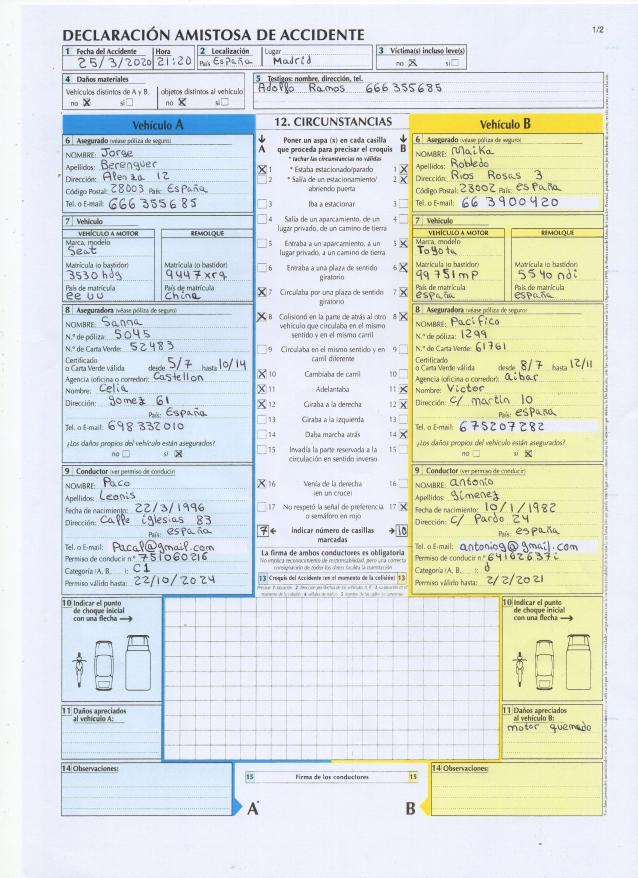
#> input picture ParteA.jpg, 2550 x 3509 px (shown at 1/4 size)
$ jupyter execute --allow-errors CAPSTONE_DRAFT.ipynb
#> lines starting #> are read from the running program, lines starting #| are printed output that depends on the picture; after the words box and inside, x2 and y2 are one past the last pixel; in counts of white or black regions, pixels touching at a corner belong together
## IMPORT LIBRARIES

[cell 1]
from sklearn.preprocessing import LabelBinarizer
import numpy as np
import pandas as pd
import os
import cv2
import imutils
import random
from PIL import Image
from tensorflow.keras.models import load_model
from sklearn.preprocessing import LabelBinarizer
from PIL import Image
import matplotlib.pyplot as plt

## FUNCTIONS

[cell 2]
# [137 lines left out: functions preprocess_image, sort_contours, get_numbers, get_letters, get_combined, not called in this run]

def get_word(letters):
    word = "".join(letters)
    return word

## MODEL FOR NUMBERS

[cell 3]
#CREATE TRAIN DATA
dir = "/Users/mac/Desktop/archive/Train"
train_data_num = []
img_size = 32
non_chars = ["#","$","@","&","A","B","C","D","E","F","G","H","I","J","K","L","M","N","O","P","Q","R","S","T","U","V","W","X","Y","Z"]

#> (the rest of this cell did not finish here and is left out)

##### SPLIT TRAIN/VAL

[cell 4]
train_X_num = []
train_Y_num = []
for features,label in train_data_num:
    train_X_num.append(features)
    train_Y_num.append(label)

val_X_num = []
val_Y_num = []
#> (the rest of this cell did not finish here and is left out)

## MODEL FOR CHARACTERS

[cell 5]
#CREATE TRAIN DATA
dir = "/Users/mac/Desktop/archive/Train"
train_data_char = []
img_size = 32
non_chars = ["#","$","@","&","1","2","3","4","5","6","7","8","9","_",":"]

#> (the rest of this cell did not finish here and is left out)

##### SPLIT TRAIN/VAL

[cell 6]
train_X_char = []
train_Y_char = []
for features,label in train_data_char:
    train_X_char.append(features)
    train_Y_char.append(label)

val_X_char = []
val_Y_char = []
#> (the rest of this cell did not finish here and is left out)

## COMBINE MODEL

[cell 7]
#CREATE TRAIN DATA
dir = "/Users/mac/Desktop/archive/Train"
train_data_combined = []
img_size = 32
non_chars = ["#","$","@"]

#> (the rest of this cell did not finish here and is left out)

##### SPLIT TRAIN/VAL

[cell 8]
train_X_combined = []
train_Y_combined = []
for features,label in train_data_combined:
    train_X_combined.append(features)
    train_Y_combined.append(label)

val_X_combined = []
val_Y_combined = []
#> (the rest of this cell did not finish here and is left out)

#### MODELS

#> (a cell that did not finish here is left out)

## FINAL OUTPUT

[cell 10]
imagen = cv2.imread('ParteA.jpg')
#> imagen is the input picture: shape (3509, 2550, 3); mean B, G, R 222.2, 226.7, 221.4
imagen = cv2.resize(imagen, (2550, 3509))
#ZONAS VEHICULO
hsv = cv2.cvtColor(imagen, cv2.COLOR_BGR2HSV)
#> hsv: shape (3509, 2550, 3); mean H, S, V 91.7, 31.8, 236
rango_amarillo_bajo = np.array([20, 100, 100])
rango_amarillo_alto = np.array([40, 255, 255])
rango_azul_bajo = np.array([90, 100, 100])
rango_azul_alto = np.array([120, 255, 255])
mascara_amarilla = cv2.inRange(hsv, rango_amarillo_bajo, rango_amarillo_alto)
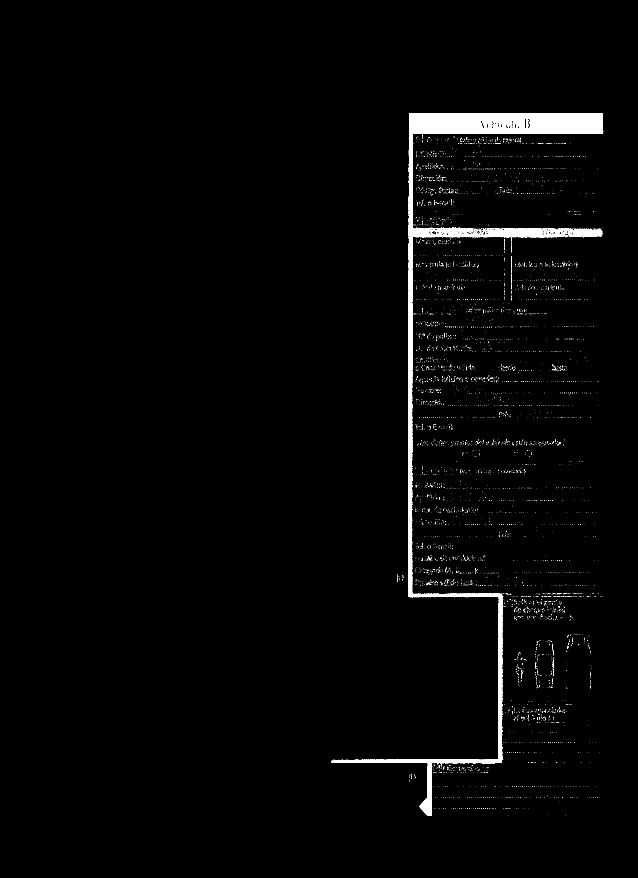
#> mascara_amarilla: shape (3509, 2550) (shown at 1/4 size); 1.6% white; 6463 white regions (6430 under 20 px), largest, box (x1, y1, x2, y2) and area: (1326, 454, 2413, 3263) 118662, (2017, 911, 2409, 966) 9114, (1891, 917, 2017, 946) 2225
mascara_azul = cv2.inRange(hsv, rango_azul_bajo, rango_azul_alto)
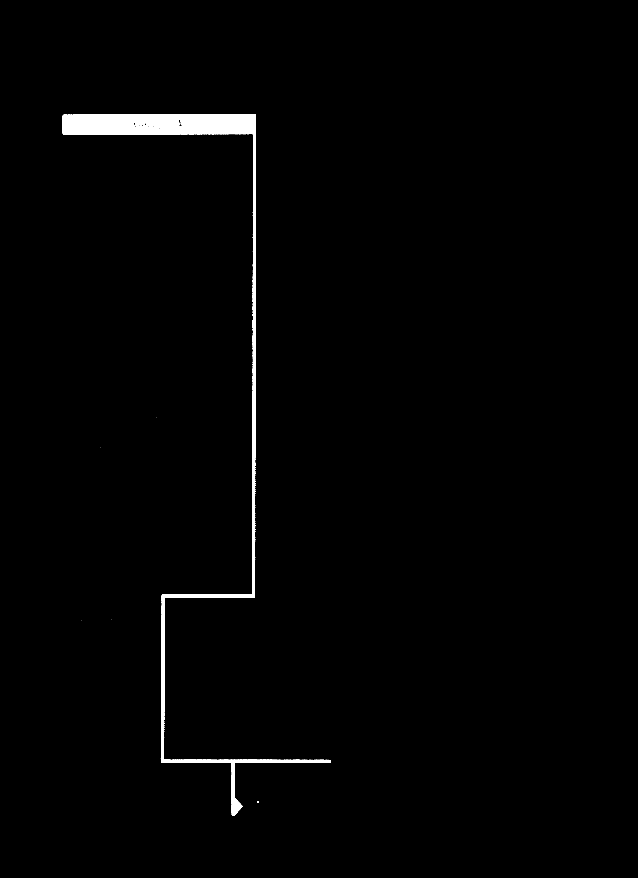
#> mascara_azul: shape (3509, 2550) (shown at 1/4 size); 1.2% white; 52 white regions (50 under 20 px), largest, box (x1, y1, x2, y2) and area: (251, 457, 1322, 3264) 103829, (1029, 3204, 1036, 3211) 37
kernel = np.ones((5, 5), np.uint8)
mascara_amarilla = cv2.morphologyEx(mascara_amarilla, cv2.MORPH_OPEN, kernel)
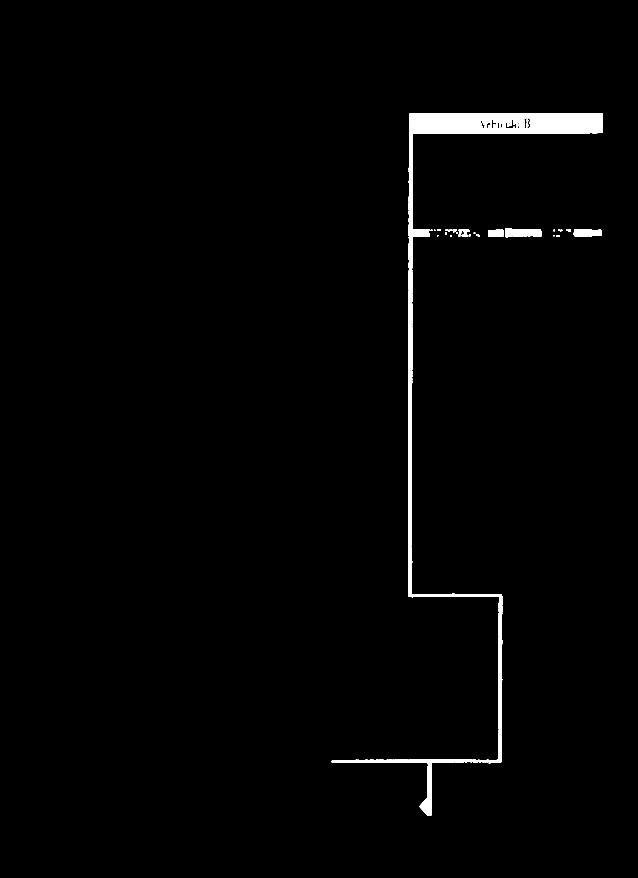
#> mascara_amarilla: shape (3509, 2550) (shown at 1/4 size); 1.4% white; 33 white regions, largest, box (x1, y1, x2, y2) and area: (1327, 454, 2412, 3263) 109887, (2047, 918, 2166, 948) 3185, (2294, 917, 2408, 947) 2894
mascara_azul = cv2.morphologyEx(mascara_azul, cv2.MORPH_OPEN, kernel)
#> mascara_azul: shape (3509, 2550); 1.1% white; 2 white regions
contornos_amarillos, _ = cv2.findContours(mascara_amarilla, cv2.RETR_EXTERNAL, cv2.CHAIN_APPROX_SIMPLE)
#> contornos_amarillos = 30 contours, 4 with area under 20; largest, box (x1, y1, x2, y2) and area: (1327, 454, 2412, 3263) 108365, (2047, 918, 2166, 948) 3039, (2294, 917, 2408, 947) 2758, (1651, 918, 1720, 946) 1754, (1952, 918, 2016, 946) 1538
contornos_azules, _ = cv2.findContours(mascara_azul, cv2.RETR_EXTERNAL, cv2.CHAIN_APPROX_SIMPLE)
#> contornos_azules = 2 contours; box (x1, y1, x2, y2) and area: (251, 457, 1322, 3263) 99000, (1029, 3205, 1035, 3210) 20

coordenadas_rectangulos = []

for contorno in contornos_amarillos:
    area = cv2.contourArea(contorno)
    if area > 4000:
        x, y, w, h = cv2.boundingRect(contorno)
        coordenadas_rectangulos.append(('B', x, y, w, h))
#> this loop made 30 passes
#> (area, x, y, w, h) on pass 30: (108365, 1327, 454, 1085, 2809)
#> after the loop, coordenadas_rectangulos = [('B', 1327, 454, 1085, 2809)]

for contorno in contornos_azules:
    area = cv2.contourArea(contorno)
    if area > 4000:
        x, y, w, h = cv2.boundingRect(contorno)
        coordenadas_rectangulos.append(('A', x, y, w, h))
#> this loop made 2 passes
#> (area, x, y, w, h) on pass 2: (99000, 251, 457, 1071, 2806)
#> after the loop, coordenadas_rectangulos = [('B', 1327, 454, 1085, 2809), ('A', 251, 457, 1071, 2806)]

df_coordenadas = pd.DataFrame(coordenadas_rectangulos, columns=['Zona', 'X', 'Y', 'W', 'H'])
#> df_coordenadas = table of 2 rows and 5 columns

#ZONA DE ARRIBA
gris = cv2.cvtColor(imagen, cv2.COLOR_BGR2GRAY)
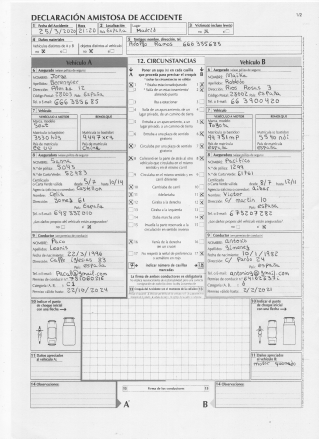
#> gris: shape (3509, 2550) (shown at 1/8 size); min 15, max 255, mean 224.6
suavizado = cv2.GaussianBlur(gris, (5, 5), 0)
binaria = cv2.adaptiveThreshold(suavizado, 255, cv2.ADAPTIVE_THRESH_GAUSSIAN_C, cv2.THRESH_BINARY_INV, 11, 1)
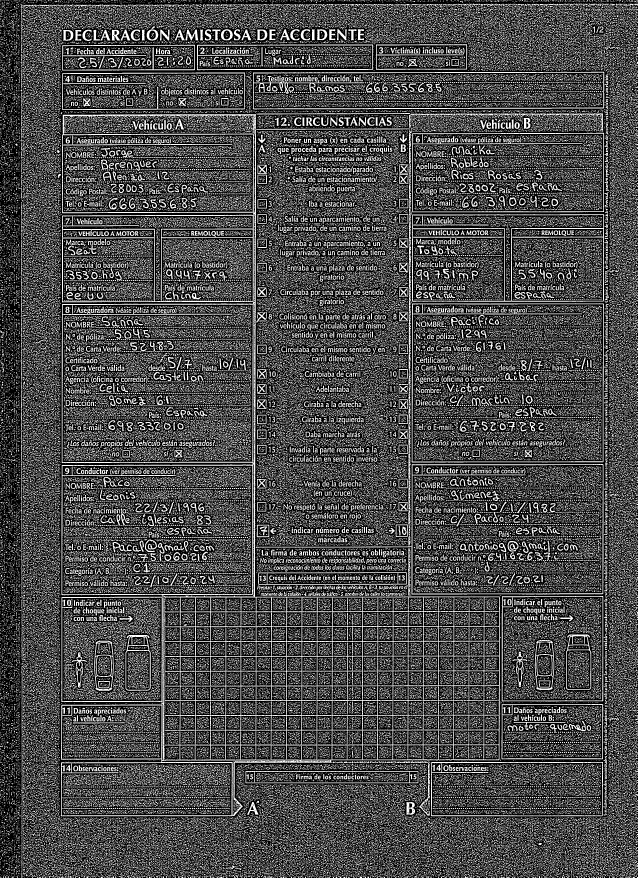
#> binaria: shape (3509, 2550) (shown at 1/4 size); 29% white in thin lines or dots
contornos, _ = cv2.findContours(binaria, cv2.RETR_EXTERNAL, cv2.CHAIN_APPROX_SIMPLE)
#> contornos = 62199 contours
coordenadas_rectangulos = []

for i, contorno in enumerate(contornos):
    area = cv2.contourArea(contorno)
    if area > 2000:
        x, y, w, h = cv2.boundingRect(contorno)
        if y< 400:
            coordenadas_rectangulos.append((x, y, w, h))
#> this loop made 62199 passes
#> (contorno, area) on passes 1 to 3: ([[2527, 3508]], 0), ([[2377, 3508], [2379, 3508]], 0), ([[2116, 3508]], 0)
#> after the loop, coordenadas_rectangulos = [(248, 290, 733, 150), (1011, 287, 1406, 151), (249, 179, 531, 103), (788, 178, 705, 103), (1503, 177, 366, 103)]

df_coordenadas_2 = pd.DataFrame(coordenadas_rectangulos, columns=['X', 'Y', 'W', 'H'])
#> df_coordenadas_2 = table of 5 rows and 4 columns
df_coordenadas_2['Suma_XY'] = df_coordenadas_2['X'] + df_coordenadas_2['Y']
df_coordenadas_2 = df_coordenadas_2.sort_values('Suma_XY')
#> df_coordenadas_2 = table of 5 rows and 5 columns
df_coordenadas_2 = df_coordenadas_2.drop('Suma_XY', axis=1)
#> df_coordenadas_2 = table of 5 rows and 4 columns
df_coordenadas_2 = df_coordenadas_2.reset_index().sort_index()
#> df_coordenadas_2 = table of 5 rows and 5 columns
df_coordenadas_2 = df_coordenadas_2.drop('index', axis=1)
#> df_coordenadas_2 = table of 5 rows and 4 columns
len(df_coordenadas_2)

print("Cantidad de rectángulos EN LA ZONA DE ARRIBA:", len(df_coordenadas_2))
#| Cantidad de rectángulos EN LA ZONA DE ARRIBA: 5
print("Cantidad de rectángulos amarillos:", len(df_coordenadas[df_coordenadas['Zona'] == 'B']))
#| Cantidad de rectángulos amarillos: 1
print("Cantidad de rectángulos azules:", len(df_coordenadas[df_coordenadas['Zona'] == 'A']))
#| Cantidad de rectángulos azules: 1

$ run again, with ParteB.jpg copied over ParteA.jpg
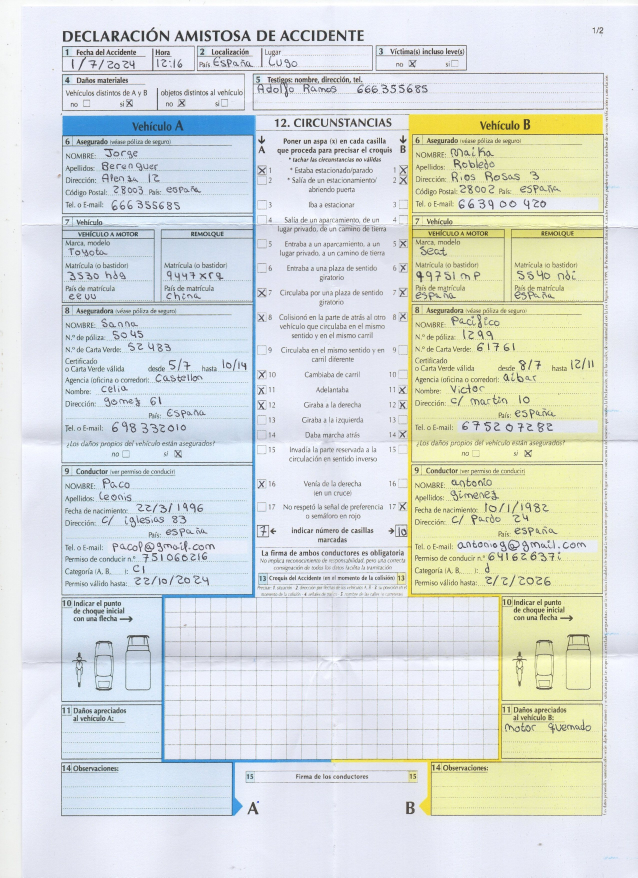
#> input picture ParteB.jpg, 2550 x 3509 px (shown at 1/4 size)
#> imagen is the input picture: shape (3509, 2550, 3); mean B, G, R 219.5, 222.8, 217.9
#> hsv: shape (3509, 2550, 3); mean H, S, V 91.4, 30.4, 232.1
#> `mascara_amarilla = cv2.morphologyEx(mascara_amarilla, cv2.MORPH_OPEN, ..`:
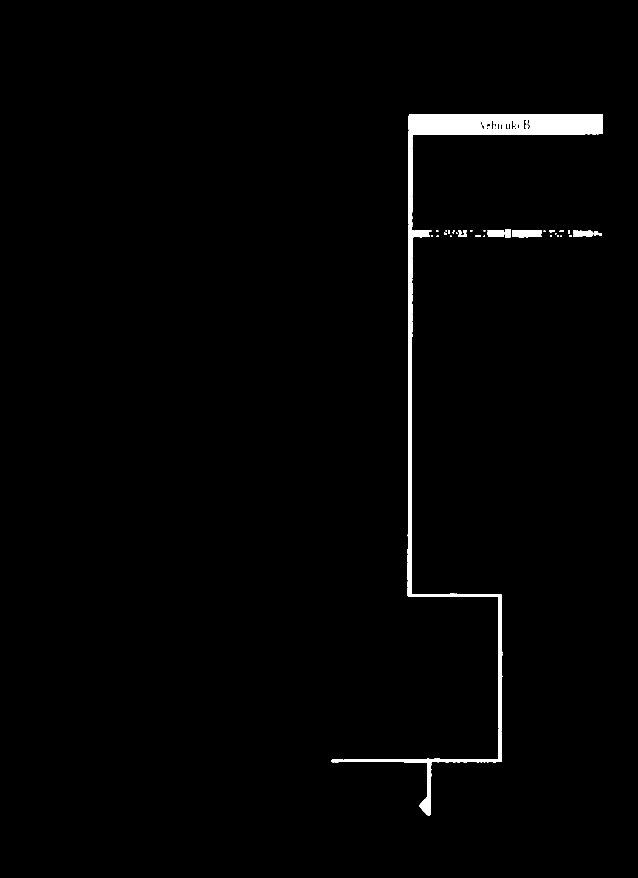
#> mascara_amarilla: shape (3509, 2550) (shown at 1/4 size); 1.4% white; 39 white regions, largest, box (x1, y1, x2, y2) and area: (1326, 457, 2411, 3261) 110291, (2048, 921, 2167, 951) 3204, (1650, 920, 1718, 949) 1735
#> contornos_amarillos = 36 contours, 6 with area under 20; largest, box (x1, y1, x2, y2) and area: (1326, 457, 2411, 3261) 108541, (2048, 921, 2167, 951) 3058, (1650, 920, 1718, 949) 1628, (2294, 921, 2371, 948) 1620, (1951, 920, 2016, 948) 1611
#> contornos_azules = 3 contours; box (x1, y1, x2, y2) and area: (250, 461, 1023, 894) 63420, (646, 897, 1322, 3263) 35410, (1029, 3205, 1035, 3211) 24
#> the loop `for contorno in contornos_amarillos:` made 36 passes
#> (area, x, y, w, h) on pass 36: (108541, 1326, 457, 1085, 2804)
#> after the loop `for contorno in contornos_amarillos:`: coordenadas_rectangulos = [('B', 1326, 457, 1085, 2804)]
#> the loop `for contorno in contornos_azules:` made 3 passes
#> (area, x, y, w, h) on passes 2 to 3: (35409.5, 646, 897, 676, 2366), (63419.5, 250, 461, 773, 433)
#> after the loop `for contorno in contornos_azules:`: coordenadas_rectangulos = [('B', 1326, 457, 1085, 2804), ('A', 646, 897, 676, 2366), ('A', 250, 461, 773, 433)]
#> df_coordenadas = table of 3 rows and 5 columns
#> `binaria = cv2.adaptiveThreshold(suavizado, 255, cv2.ADAPTIVE_THRESH_GA..`:
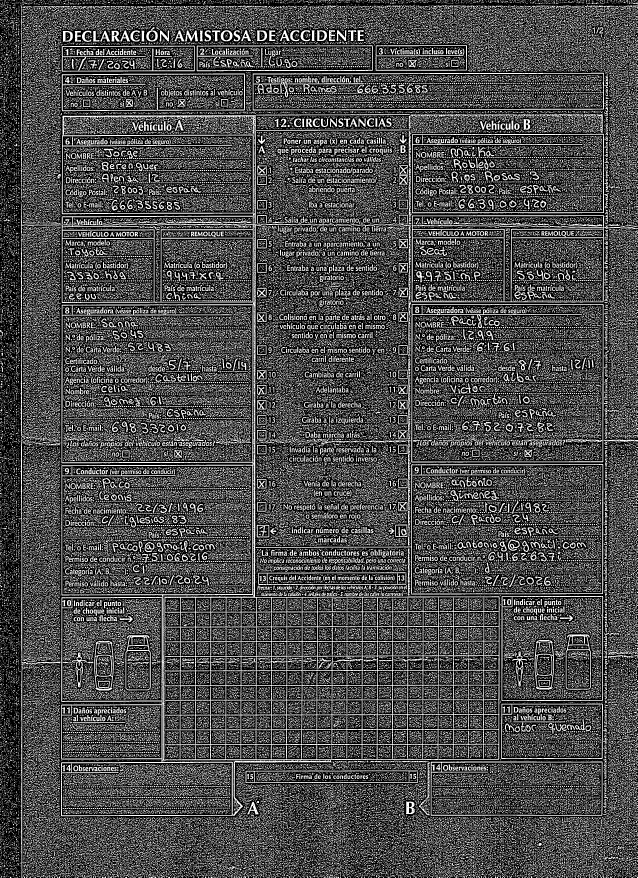
#> binaria: shape (3509, 2550) (shown at 1/4 size); 29.3% white in thin lines or dots
#> contornos = 60900 contours
#> the loop `for i, contorno in enumerate(contornos):` made 60900 passes
#> (contorno, area) on passes 1 to 3: ([[2528, 3508], [2530, 3508]], 0), ([[2525, 3508], [2526, 3508]], 0), ([[2501, 3508], [2504, 3508]], 0)
#> after the loop `for i, contorno in enumerate(contornos):`: coordenadas_rectangulos = [(247, 294, 733, 151), (1010, 291, 1406, 151), (247, 182, 532, 105), (787, 181, 705, 104), (1502, 180, 366, 104)]
#> `df_coordenadas_2 = pd.DataFrame(coordenadas_rectangulos, columns=['X',..`: df_coordenadas_2 = table of 5 rows and 4 columns
#> `df_coordenadas_2 = df_coordenadas_2.sort_values('Suma_XY')`: df_coordenadas_2 = table of 5 rows and 5 columns
#> `df_coordenadas_2 = df_coordenadas_2.drop('Suma_XY', axis=1)`: df_coordenadas_2 = table of 5 rows and 4 columns
#> `df_coordenadas_2 = df_coordenadas_2.reset_index().sort_index()`: df_coordenadas_2 = table of 5 rows and 5 columns
#> `df_coordenadas_2 = df_coordenadas_2.drop('index', axis=1)`: df_coordenadas_2 = table of 5 rows and 4 columns
#| Cantidad de rectángulos EN LA ZONA DE ARRIBA: 5
#| Cantidad de rectángulos amarillos: 1
#| Cantidad de rectángulos azules: 2
